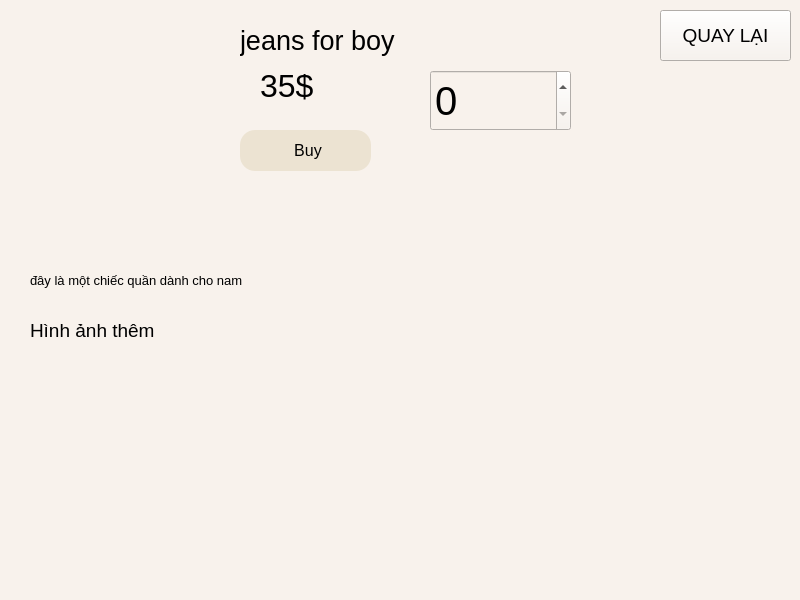
<?xml version="1.0" encoding="UTF-8"?>
<ui version="4.0">
 <class>MainWindow</class>
 <widget class="QMainWindow" name="MainWindow">
  <property name="geometry">
   <rect>
    <x>0</x>
    <y>0</y>
    <width>800</width>
    <height>600</height>
   </rect>
  </property>
  <property name="windowTitle">
   <string>Jeans Page</string>
  </property>
  <property name="styleSheet">
   <string notr="true">background-color: #F8F2EC;</string>
  </property>
  <widget class="QWidget" name="centralwidget">
   <widget class="QLabel" name="label_7">
    <property name="geometry">
     <rect>
      <x>30</x>
      <y>230</y>
      <width>61</width>
      <height>41</height>
     </rect>
    </property>
    <property name="font">
     <font>
      <pointsize>14</pointsize>
     </font>
    </property>
    <property name="text">
     <string>Mô tả</string>
    </property>
   </widget>
   <widget class="QLabel" name="label_5">
    <property name="geometry">
     <rect>
      <x>240</x>
      <y>10</y>
      <width>271</width>
      <height>61</height>
     </rect>
    </property>
    <property name="font">
     <font>
      <pointsize>20</pointsize>
     </font>
    </property>
    <property name="text">
     <string>jeans for boy</string>
    </property>
   </widget>
   <widget class="QLabel" name="label_6">
    <property name="geometry">
     <rect>
      <x>260</x>
      <y>60</y>
      <width>71</width>
      <height>51</height>
     </rect>
    </property>
    <property name="font">
     <font>
      <pointsize>24</pointsize>
     </font>
    </property>
    <property name="text">
     <string>35$</string>
    </property>
   </widget>
   <widget class="QLabel" name="label_11">
    <property name="geometry">
     <rect>
      <x>440</x>
      <y>420</y>
      <width>131</width>
      <height>101</height>
     </rect>
    </property>
    <property name="text">
     <string/>
    </property>
    <property name="pixmap">
     <pixmap>../material/jean4.jpeg</pixmap>
    </property>
    <property name="scaledContents">
     <bool>true</bool>
    </property>
   </widget>
   <widget class="QLabel" name="label_4">
    <property name="geometry">
     <rect>
      <x>20</x>
      <y>10</y>
      <width>201</width>
      <height>171</height>
     </rect>
    </property>
    <property name="text">
     <string/>
    </property>
    <property name="pixmap">
     <pixmap>../material/jeans.webp</pixmap>
    </property>
    <property name="scaledContents">
     <bool>true</bool>
    </property>
   </widget>
   <widget class="QPushButton" name="bt_back">
    <property name="geometry">
     <rect>
      <x>660</x>
      <y>10</y>
      <width>131</width>
      <height>51</height>
     </rect>
    </property>
    <property name="font">
     <font>
      <pointsize>14</pointsize>
     </font>
    </property>
    <property name="text">
     <string>QUAY LẠI</string>
    </property>
   </widget>
   <widget class="QPushButton" name="bt_buy">
    <property name="geometry">
     <rect>
      <x>240</x>
      <y>130</y>
      <width>131</width>
      <height>41</height>
     </rect>
    </property>
    <property name="font">
     <font>
      <family>Segoe UI</family>
      <pointsize>12</pointsize>
      <weight>50</weight>
      <italic>false</italic>
      <bold>false</bold>
     </font>
    </property>
    <property name="styleSheet">
     <string notr="true">background-color: #ECE3D2;
font: 12pt &quot;Segoe UI&quot;;
border-radius: 15px;
padding-left: 5px;</string>
    </property>
    <property name="text">
     <string>Buy</string>
    </property>
   </widget>
   <widget class="QLabel" name="label_9">
    <property name="geometry">
     <rect>
      <x>60</x>
      <y>420</y>
      <width>131</width>
      <height>101</height>
     </rect>
    </property>
    <property name="text">
     <string/>
    </property>
    <property name="pixmap">
     <pixmap>../material/jeans2.jpeg</pixmap>
    </property>
    <property name="scaledContents">
     <bool>true</bool>
    </property>
   </widget>
   <widget class="QLabel" name="label_10">
    <property name="geometry">
     <rect>
      <x>250</x>
      <y>420</y>
      <width>131</width>
      <height>101</height>
     </rect>
    </property>
    <property name="text">
     <string/>
    </property>
    <property name="pixmap">
     <pixmap>../material/jeans3.webp</pixmap>
    </property>
    <property name="scaledContents">
     <bool>true</bool>
    </property>
   </widget>
   <widget class="QLabel" name="label_8">
    <property name="geometry">
     <rect>
      <x>30</x>
      <y>310</y>
      <width>151</width>
      <height>41</height>
     </rect>
    </property>
    <property name="font">
     <font>
      <pointsize>14</pointsize>
     </font>
    </property>
    <property name="text">
     <string>Hình ảnh thêm</string>
    </property>
   </widget>
   <widget class="QLabel" name="label">
    <property name="geometry">
     <rect>
      <x>30</x>
      <y>240</y>
      <width>551</width>
      <height>81</height>
     </rect>
    </property>
    <property name="font">
     <font>
      <pointsize>10</pointsize>
     </font>
    </property>
    <property name="text">
     <string>đây là một chiếc quần dành cho nam</string>
    </property>
   </widget>
   <widget class="QLabel" name="label_12">
    <property name="geometry">
     <rect>
      <x>640</x>
      <y>420</y>
      <width>131</width>
      <height>101</height>
     </rect>
    </property>
    <property name="text">
     <string/>
    </property>
    <property name="pixmap">
     <pixmap>../material/jeans5.jpg</pixmap>
    </property>
    <property name="scaledContents">
     <bool>true</bool>
    </property>
   </widget>
   <widget class="QSpinBox" name="spinBox">
    <property name="geometry">
     <rect>
      <x>430</x>
      <y>70</y>
      <width>141</width>
      <height>61</height>
     </rect>
    </property>
    <property name="font">
     <font>
      <pointsize>30</pointsize>
     </font>
    </property>
   </widget>
  </widget>
  <widget class="QMenuBar" name="menubar">
   <property name="geometry">
    <rect>
     <x>0</x>
     <y>0</y>
     <width>800</width>
     <height>21</height>
    </rect>
   </property>
  </widget>
  <widget class="QStatusBar" name="statusbar"/>
 </widget>
 <resources/>
 <connections/>
</ui>
